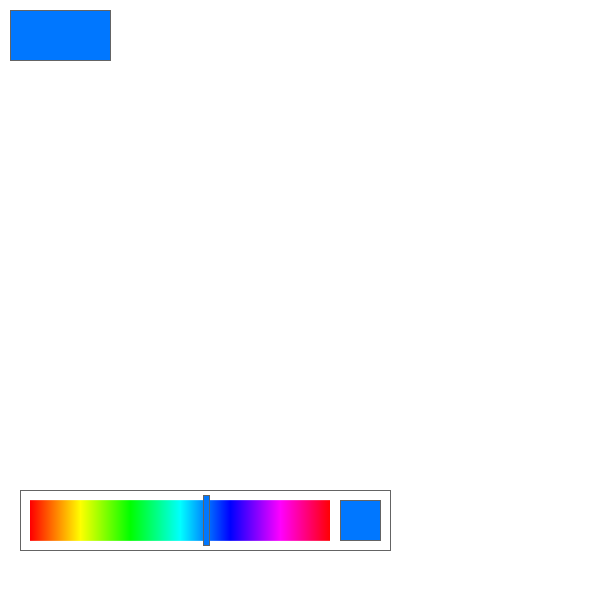
Frame 1 (no input)
Frame 60 (the mouse pressed at the canvas centre just before this capture): identical to frame 1, image omitted
Frame 120 (the mouse held since frame 60 and released just before this capture): identical to frame 1, image omitted

The Processing sketch that drew this single still picture (run headless with seeded random() and noise(); from frame 60 on, the mouse is pressed at the canvas centre):

// Processing sketch: processing_185970
// ── processing_185970.pde

float _barWidth=300.0;    //slider-bar width;
float _hueVal=_barWidth/2;  //initial hueValue global value
float _x;
float _y;

void setup(){
  background(255);
  size(600,600);
  colorMode(HSB);
  stroke(0,0,0);
  _x= width/2;
  _y= height/2;
}

void draw(){
  _hueVal= drawSlider(30.0,500.0,_barWidth,40.0,_hueVal); 
 fill(_hueVal,255,255);  //use the new _hueValue to set fill for drawing canvas object
 rect(10,10,100,50);  // verify color changes when slider is moved

  float distance= dist (_x,_y, mouseX, mouseY);
     float speed=abs(mouseX-pmouseX) +abs(mouseY-pmouseY);
     if((distance > 10) && mousePressed){
        translate(mouseX, mouseY);
        ellipse(0,0,2+(speed*.25),6-(speed*.25)); //use speed to modify width, height
        ellipse(3+random(-5,5),5+random(-5,5),5+(speed*.25),6-(speed*.25)); //
        _x = mouseX;
        _y = mouseY;

    }
}

float drawSlider(float xPos, float yPos, float sWidth, float sHeight,float hueVal){
  fill(255);
  stroke(100);
  rect(xPos-10,yPos-10,sWidth+70,sHeight+20);  //draw white background behind slider
  
  float sliderPos=map(hueVal,0.0,255.0,0.0,sWidth); //find the current sliderPosition from hueVal
  
  for(int i=0;i<sWidth;i++){  //draw 1 line for each hueValue from 0-255
      float hueValue=map(i,0.0,sWidth,0.0,255.0);  //get hueVal for each i position //local variable
      stroke(hueValue,255,255);
      line(xPos+i,yPos,xPos+i,yPos+sHeight);
  }
  if(mousePressed && mouseX>xPos && mouseX<(xPos+sWidth) && mouseY>yPos && mouseY <yPos+sHeight){
     sliderPos=mouseX-xPos;
     hueVal=map(sliderPos,0.0,sWidth,0.0,255.0);  // get new hueVal based on moved slider
  }
  stroke(100);
  fill(hueVal,255,255);  //either new or old hueVal 
  rect(sliderPos+xPos-3,yPos-5,6,sHeight+10);  //this is our slider indicator that moves
  rect(sWidth+40, yPos, sHeight,sHeight); // this rectangle displays the changing color to the right side
  return hueVal;
}
